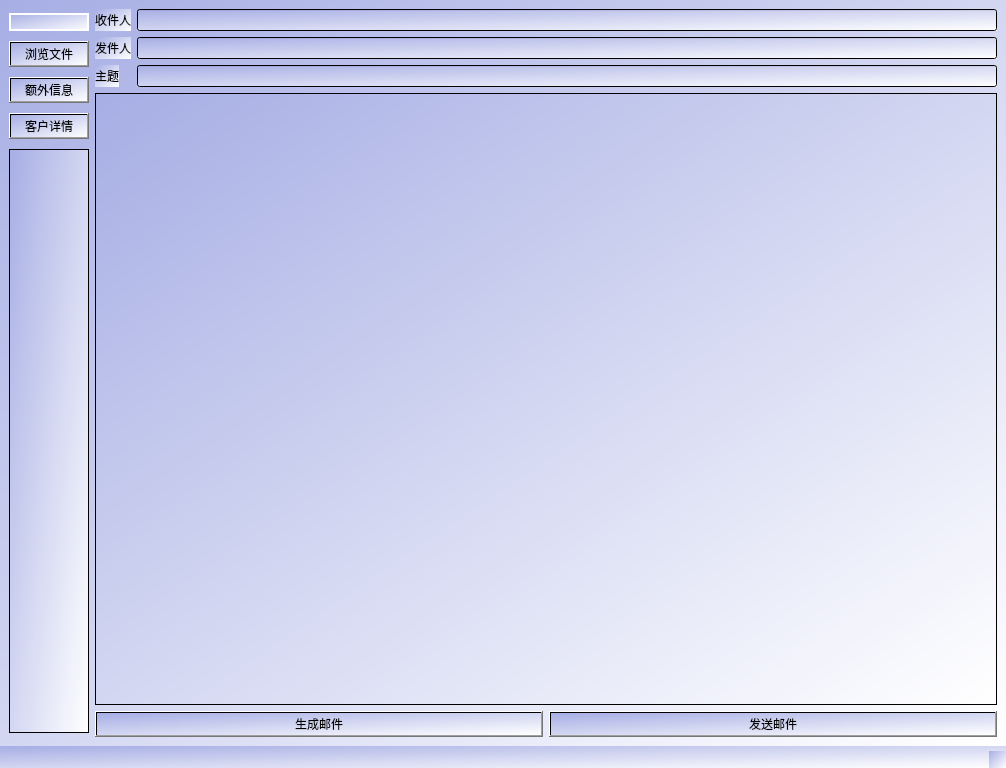
<?xml version="1.0" encoding="UTF-8"?>
<ui version="4.0">
 <class>MainWindow</class>
 <widget class="QMainWindow" name="MainWindow">
  <property name="geometry">
   <rect>
    <x>0</x>
    <y>0</y>
    <width>1006</width>
    <height>768</height>
   </rect>
  </property>
  <property name="windowTitle">
   <string>邮件管理系统</string>
  </property>
  <property name="styleSheet">
   <string notr="true">background-color: qlineargradient(spread:pad, x1:0, y1:0, x2:1, y2:1, stop:0 rgba(166, 174, 228, 255), stop:1 rgba(255, 255, 255, 255));
font: 9pt &quot;Microsoft YaHei UI&quot;;</string>
  </property>
  <widget class="QWidget" name="centralwidget">
   <layout class="QHBoxLayout" name="mainLayout">
    <item>
     <layout class="QVBoxLayout" name="leftButtonLayout">
      <item>
       <widget class="QPushButton" name="loginButton">
        <property name="sizePolicy">
         <sizepolicy hsizetype="Preferred" vsizetype="Fixed">
          <horstretch>0</horstretch>
          <verstretch>0</verstretch>
         </sizepolicy>
        </property>
        <property name="styleSheet">
         <string notr="true">image: url(:/left/img/logo_init.png);
border:2px solid rgb(255, 255, 255);
border-radius:10px</string>
        </property>
        <property name="text">
         <string/>
        </property>
        <property name="icon">
         <iconset resource="../resource.qrc">
          <normaloff>:/left/img/logo_init.png</normaloff>:/left/img/logo_init.png</iconset>
        </property>
        <property name="iconSize">
         <size>
          <width>64</width>
          <height>64</height>
         </size>
        </property>
       </widget>
      </item>
      <item>
       <widget class="QPushButton" name="fileButton">
        <property name="text">
         <string>浏览文件</string>
        </property>
       </widget>
      </item>
      <item>
       <widget class="QPushButton" name="sideButton">
        <property name="text">
         <string>额外信息</string>
        </property>
       </widget>
      </item>
      <item>
       <widget class="QPushButton" name="costumerButton">
        <property name="text">
         <string>客户详情</string>
        </property>
       </widget>
      </item>
      <item>
       <widget class="QListWidget" name="listWidget">
        <property name="enabled">
         <bool>true</bool>
        </property>
        <property name="sizePolicy">
         <sizepolicy hsizetype="Fixed" vsizetype="Preferred">
          <horstretch>1</horstretch>
          <verstretch>0</verstretch>
         </sizepolicy>
        </property>
        <property name="minimumSize">
         <size>
          <width>80</width>
          <height>0</height>
         </size>
        </property>
        <property name="maximumSize">
         <size>
          <width>80</width>
          <height>584</height>
         </size>
        </property>
       </widget>
      </item>
     </layout>
    </item>
    <item>
     <layout class="QVBoxLayout" name="contentLayout">
      <item>
       <layout class="QFormLayout" name="formLayout">
        <item row="0" column="0">
         <widget class="QLabel" name="label">
          <property name="text">
           <string>收件人</string>
          </property>
         </widget>
        </item>
        <item row="1" column="0">
         <widget class="QLabel" name="label_2">
          <property name="text">
           <string>发件人</string>
          </property>
         </widget>
        </item>
        <item row="1" column="1">
         <widget class="QLineEdit" name="sender_lineEdit"/>
        </item>
        <item row="2" column="0">
         <widget class="QLabel" name="label_3">
          <property name="text">
           <string>主题</string>
          </property>
         </widget>
        </item>
        <item row="2" column="1">
         <widget class="QLineEdit" name="subject_lineEdit"/>
        </item>
        <item row="0" column="1">
         <widget class="QLineEdit" name="rec_lineEdit"/>
        </item>
        <item row="3" column="0" colspan="2">
         <widget class="QTextEdit" name="body_textEdit">
          <property name="styleSheet">
           <string notr="true"/>
          </property>
         </widget>
        </item>
       </layout>
      </item>
      <item>
       <layout class="QHBoxLayout" name="horizontalLayout">
        <item>
         <widget class="QPushButton" name="generateButton">
          <property name="text">
           <string>生成邮件</string>
          </property>
         </widget>
        </item>
        <item>
         <widget class="QPushButton" name="sendButton">
          <property name="text">
           <string>发送邮件</string>
          </property>
         </widget>
        </item>
       </layout>
      </item>
     </layout>
    </item>
   </layout>
  </widget>
  <widget class="QStatusBar" name="statusbar"/>
 </widget>
 <resources>
  <include location="../resource.qrc"/>
 </resources>
 <connections/>
</ui>
